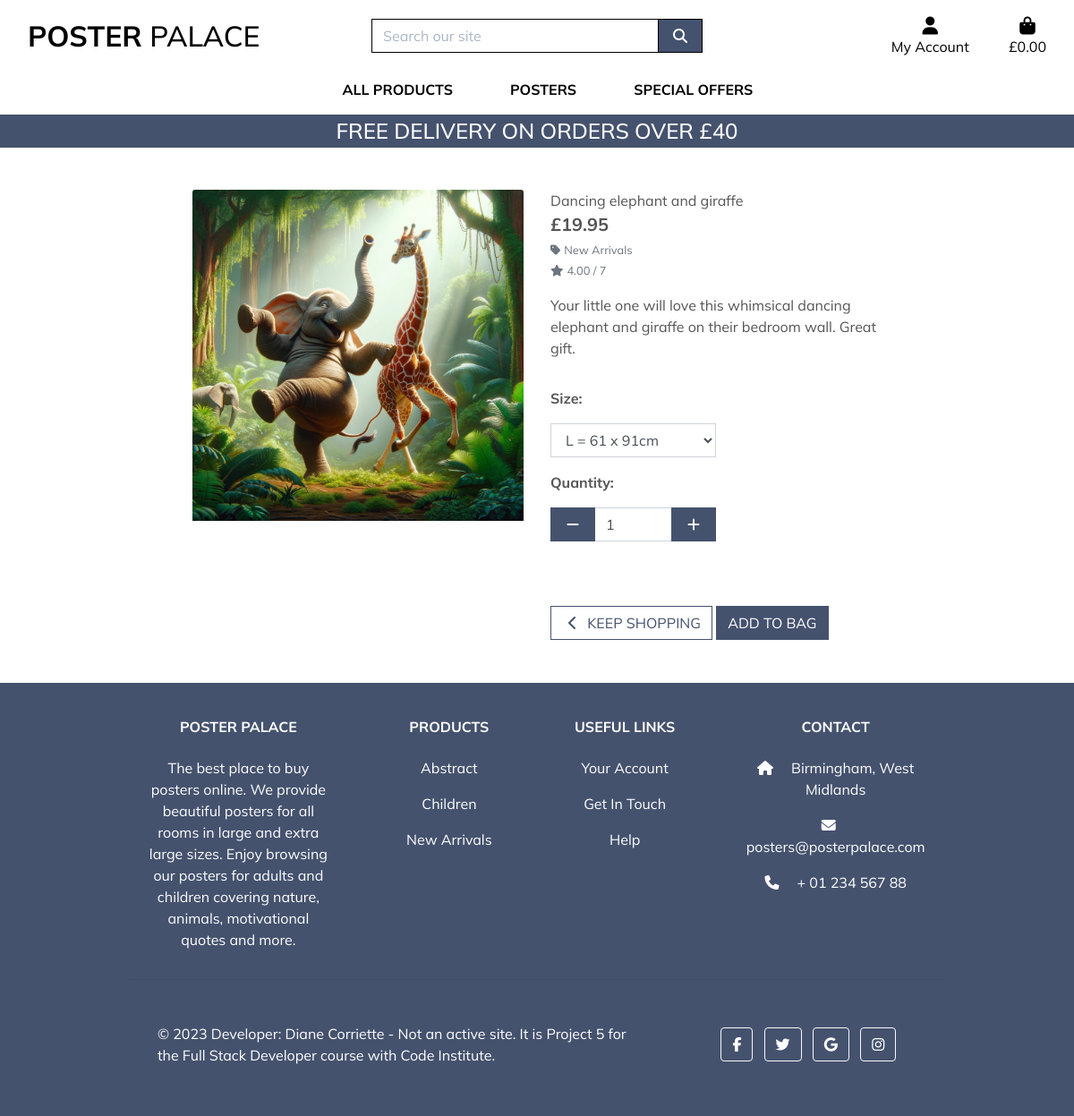
The app's page /products/5/ with its own data.
### products/models.py (models this page shows, shortened)
class Product(models.Model):
    sku = models.CharField(max_length=15,
                           default=get_random_string,
                           null=True, blank=True)
    name = models.CharField(max_length=200)
    slug = models.SlugField(max_length=200, unique=True)
    image = models.ImageField(null=True, blank=True)
    description = models.TextField(blank=True)
    sizes = models.BooleanField(default=False, null=True, blank=True)
    price = models.DecimalField(default=9.95, max_digits=8, decimal_places=2)
    category = models.ForeignKey('Category', null=True,
                                 blank=True, on_delete=models.SET_NULL)
    available = models.BooleanField(default=True)
    rating = models.DecimalField(max_digits=7, decimal_places=2,
                                 null=True, blank=True)
    created = models.DateTimeField(auto_now_add=True)
    updated = models.DateTimeField(auto_now=True)

class Category(models.Model):
    name = models.CharField(max_length=200)
    slug = models.SlugField(max_length=200,
                            unique=True, null=True, blank=True)
    friendly_name = models.CharField(max_length=200, null=True, blank=True)
    class Meta:
        ordering = ['name']
        verbose_name = 'category'
        verbose_name_plural = 'categories'

### products/views.py (the view)
# urls.py: path('<int:product_id>/', views.product_detail, name='product_detail'),
def product_detail(request, product_id):
    product = get_object_or_404(Product, pk=product_id)
    context = {
        'product': product,
    }
    return render(request, 'products/product_detail.html', context)

### bag/contexts.py (called while the page is built, shortened)
def bag_contents(request):
    bag_items = []
    total = 0
    product_count = 0
    bag = request.session.get('bag', {})
    if total < settings.FREE_DELIVERY_THRESHOLD:
        delivery = total * Decimal(settings.STANDARD_DELIVERY_PERCENTAGE / 100)
        free_delivery_delta = settings.FREE_DELIVERY_THRESHOLD - total
    else:
        delivery = 0
        free_delivery_delta = 0
    grand_total = delivery + total
    context = {
        'bag_items': bag_items,
        'total': total,
        'product_count': product_count,
        'delivery': delivery,
        'free_delivery_delta': free_delivery_delta,
        'free_delivery_threshold': settings.FREE_DELIVERY_THRESHOLD,
        'grand_total': grand_total,
    }
    return context

### products/templates/products/product_detail.html (shortened to what this page needs)
{% extends "base.html" %}
{% load static %}
{% block page_header %}
    <div class="container header-container">
    </div>
{% endblock %}
{% block content %}
    <div class="overlay"></div>
    <div class="container-fluid">
        <div class="row">
            <div class="col-12 col-md-6 col-lg-4 offset-lg-2">
                <div class="image-container my-5">
                    {% if product.image %}
                        <a href="{{ product.image.url }}" target="_blank">
                            <img class="card-img-top img-fluid" src="{{ product.image.url }}" alt="{{ product.name }}">
                        </a>
                        {% else %}
                        <a href="">
                            <img class="card-img-top img-fluid" src="{{ MEDIA_URL }}noimage.png" alt="{{ product.name }}">
                        </a>
                    {% endif %}
                </div>
            </div>
            <div class="col-12 col-md-6 col-lg-4">
                <div class="product-details-container mb-5 mt-md-5">
                    <p class="mb-0">{{ product.name }}</p>
                    <p class="lead mb-0 text-left font-weight-bold">&#163;{{ product.price }}</p>
                    {% if product.category %}
                    <p class="small mt-1 mb-0">
                        <a class="text-muted" href="{% url 'products' %}?category={{ product.category.name }}">
                            <i class="fas fa-tag mr-1"></i>{{ product.category.friendly_name }}
                        </a>
                    </p>
                    {% endif %}
                    {% if product.rating %}
                        <small class="text-muted"><i class="fas fa-star mr-1"></i>{{ product.rating }} / 7</small>
                    {% else %}
                        <small class="text-muted">No Rating</small>
                    {% endif %}
                    <p class="mt-3">{{ product.description }}</p>
                    <form class="form" action="{% url 'add_to_bag' product.id %}" method="POST">
                        <div class="form-row">
                            {% with product.sizes as s %}
                            {% if s %}
                                <div class="col-12">
                                    <p class="mt-3"><strong>Size:</strong></p>
                                    <select class="form-control rounded-0 w-50" name="product_size" id='id_product_size'>
                                        <option value="L">L = 61 x 91cm</option>
                                    </select>
                                </div>
                            {% endif %}
                            <div class="col-12">
                                <p class="mt-3"><strong>Quantity:</strong></p>
                                <div class="form-group w-50">
                                    <div class="input-group">
                                        <div class="input-group-prepend">
                                            <button class="decrement-qty btn btn-black rounded-0"
                                                data-item_id="{{ product.id }}" id="decrement-qty_{{ product.id }}">
                                                <span class="icon">
                                                    <i class="fas fa-minus"></i>
                                                </span>
                                            </button>
                                        </div>
                                        <input class="form-control qty_input" type="number"
                                            name="quantity" value="1" min="1" max="99"
                                            data-item_id="{{ product.id }}"
                                            id="id_qty_{{ product.id }}">
                                        <div class="input-group-append">
                                            <button class="increment-qty btn btn-black rounded-0"
                                                data-item_id="{{ product.id }}" id="increment-qty_{{ product.id }}">
                                                <span class="icon">
                                                    <i class="fas fa-plus"></i>
                                                </span>
                                            </button>
                                        </div>
                                    </div>
                                </div>
                            </div>
                            <div class="col{% if s %}-12 mt-2{% endif %}">
                                <a href="{% url 'products' %}" class="btn btn-outline-black rounded-0 mt-5">
                                    <span class="icon">
                                        <i class="fas fa-chevron-left"></i>
                                    </span>
                                    <span class="text-uppercase">Keep Shopping</span>
                                </a>
                                <input type="submit" class="btn btn-black rounded-0 text-uppercase mt-5" value="Add to Bag">
                            </div>
                            {% endwith %}
                        </div>
                    </form>
                </div>
            </div>
        </div>
    </div>
{% endblock %}

### static/css/style.css (style rules this page uses)
body { color: #555; font-family: 'Mulish', sans-serif; height: 100vh; }
.icon { align-items: center; display: inline-flex; justify-content: center; height: 1.5rem; width: 1.5rem; }
.btn-black { background: #45526e; color: white; }
.btn-outline-black { background: white; color: #45526e !important; border: 1px solid #45526e; }
.overlay { height: 100%; width: 100%; top: 0; left: 0; position: fixed; background: white; z-index: -1; }
@media (min-width: 1200px) { .container { max-width: 80%; } }
@media (min-width: 992px) { .header-container { padding-top: 164px; } }

### records on screen
Product: image (picture), name "Dancing elephant and giraffe", price "19.95", category.friendly_name "New Arrivals", rating "4.00", description "Your little one will love this whimsical dancing elephant and giraffe on their bedroom wall. Great gift."

### other values on screen
{{ free_delivery_threshold }} "40"
